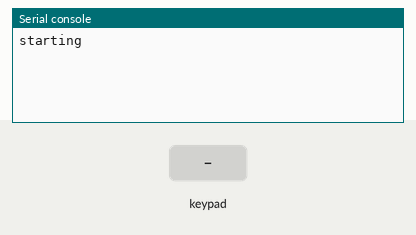
Bench run of a program on a simulated ESP32 board running MicroPython. Parts: the last lines printed to the serial console. Inputs (shaded band) come from the test bench.

Above: at 1.2 s.
1.3 s: key '1' pressed
At 1.9 s:
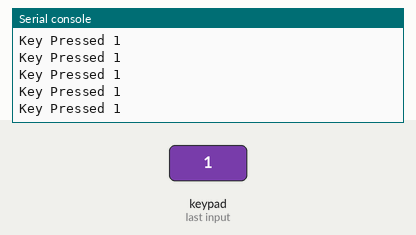
2.8 s: keypad keys 1 2 # pressed 0.4 s apart
At 4.6 s:
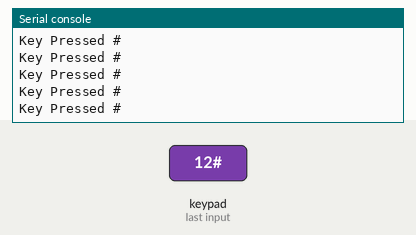
5.5 s: key '*' pressed
At 6.2 s:
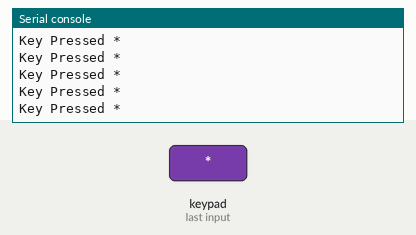
7.0 s: keypad keys 2 5 pressed 0.4 s apart
At 8.2 s:
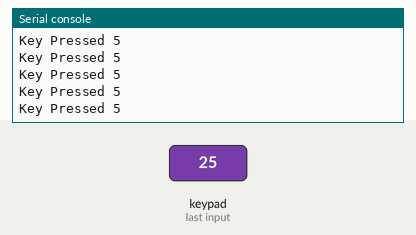
Timing chart, 0 to 10.0 s (numbered marks = the images above; inputs shaded):
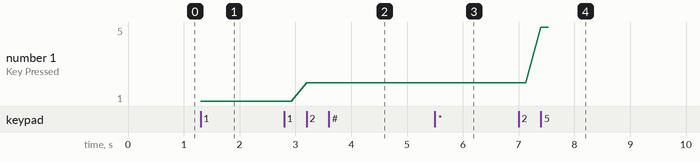

Measured:
- after the input at 1.3 s, the serial console: prints a new line at once (image 1)
- after the input at 2.8 s, the serial console: prints a new line after 0.40 s (image 2)
- after the input at 5.5 s, the serial console: prints a new line at once (image 3)
- after the input at 7.0 s, the serial console: prints a new line at once (image 4)
- plotted number 1: 1 → 2 after the input at 2.8 s, 2 → 5 after the input at 7.0 s

The program:

keypad_test.py
```python
from machine import Pin
from time import sleep

# CONSTANTS
KEY_UP   = const(0)
KEY_DOWN = const(1)

keys = [['1', '2', '3'], ['4', '5', '6'], ['7', '8', '9'], ['*', '0', '#']]

# Connecteur Haut
rows = [26,25,33,32]
cols = [15,5,4]

# Connecteur bas
#rows = [32, 33, 25, 26]
#cols = [4, 5, 15]


# set pins for rows as outputs
col_pins = [Pin(pin_name, mode=Pin.OUT) for pin_name in cols]

# set pins for cols as inputs
row_pins = [Pin(pin_name, mode=Pin.IN, pull=Pin.PULL_DOWN) for pin_name in rows]

def init():
    for col in range(0,3):
        col_pins[col].off()

def scan(row, col):
    """ scan the keypad """

    # set the current column to high
    col_pins[col].on()
    key = None

    # check for keypressed events
    if row_pins[row].value() == KEY_DOWN:
        key = KEY_DOWN
    if row_pins[row].value() == KEY_UP:
        key = KEY_UP
    col_pins[col].off()

    # return the key state
    return key

print("starting")

# set all the columns to low
init()

while True:
    for col in range(3):
        for row in range(4):
            key = scan(row, col)
            if key == KEY_DOWN:
                print("Key Pressed", keys[row][col])
                last_key_press = keys[row][col]
```
